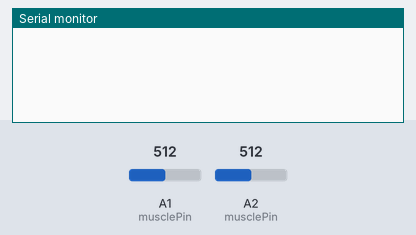
Simulated run of this sketch. Board: Arduino Leonardo, built with avr-gcc and run on an emulated ATmega32U4. Shown: the last lines printed to the serial monitor. The inputs (shaded band) are chosen by the test bench; at power-on: A1 (musclePin) = 512, A2 (musclePin) = 512. USB keyboard and mouse output is not drawn.

Above: at 1.2 s.
1.3 s: A1 (musclePin) set to 1010
At 2.0 s:
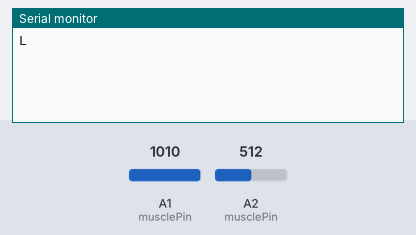
3.0 s: A2 (musclePin) set to 1010
At 4.5 s:
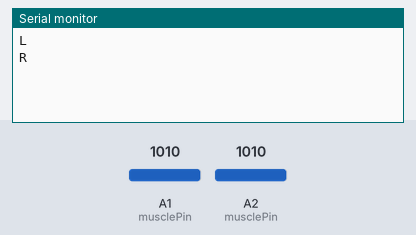

The sketch:

FinalPjtv3.ino
```cpp
#include <Keyboard.h>

#define BAUD_RATE 115200

#define FLX_STATE_DETECT          0
#define FLX_STATE_CHECK           1
#define FLX_STATE_PRESS_LEFT_KEY  2
#define FLX_STATE_PRESS_DOWN_KEY  3
#define EXT_STATE_DETECT          0
#define EXT_STATE_CHECK           1
#define EXT_STATE_PRESS_RIGHT_KEY 2
#define EXT_STATE_PRESS_UP_KEY    3

#define FLX                     A1
#define EXT                     A2
#define FLX_THRESHOLD           700 // 1.75 V
#define EXT_THRESHOLD           700 // 1.75 V
#define shortPulseThreshold     180  // Adjust these thresholds based on your timing requirements
#define longPulseThreshold      400

#define BUFFER_SIZE 64
#define GAIN        7

int circular_bufferFlx[BUFFER_SIZE];
int circular_bufferExt[BUFFER_SIZE];
int data_indexFlx, sumFlx;
int data_indexExt, sumExt;

uint8_t flx_state = FLX_STATE_DETECT;
uint8_t ext_state = EXT_STATE_DETECT;

uint16_t flx_elapsed_time = 0;
uint16_t ext_elapsed_time = 0;

int musclePin[2] = {   // define Arduino input locations (A2 and A1 are the inputs for the EMG shield)
  FLX,
  EXT
};
char printBuff[10];    // allocate space for reading voltages

typedef struct {
  int16_t buffer[8];
  //Only sized to store 12-bit inputs
  int32_t sum;
  uint8_t position;
  uint8_t isFilled;
}moving_average8_t;

moving_average8_t vFlexorAvg = {0};
moving_average8_t vExtensorAvg = {0};

int16_t flexor = 0;
int16_t extensor = 0;
int16_t flx_raw_adc = 0;
int16_t ext_raw_adc = 0;
int16_t flx_filtered_signal = 0;
int16_t ext_filtered_signal = 0;
int16_t flx_envelop = 0;
int16_t ext_envelop = 0;

int16_t MovingAvg8(moving_average8_t *avg_data, int16_t latestData);

int flx_pulse_count = 0;
int ext_pulse_count = 0;

void setup() {
  Serial.begin(BAUD_RATE);
  Keyboard.begin();
  delay(10);
}

void loop() {
  long startTime = micros();  // Start timer
  // Gets the raw ADC values and center it to 0V.
  flx_raw_adc = analogRead(A1);
  ext_raw_adc = analogRead(A2);
  // Filtering EMG signal
  flx_filtered_signal = EMG_FilterFlx(flx_raw_adc);
  ext_filtered_signal = EMG_FilterExt(ext_raw_adc);
  // Find the envelop from each signal.
  flx_envelop = EMG_Get_EnvelopFlx(abs(flx_filtered_signal));
  ext_envelop = EMG_Get_EnvelopExt(abs(ext_filtered_signal));
  // Additional filtering using moving average.
  flexor = MovingAvg8(&vFlexorAvg, (flx_envelop*GAIN));
  extensor = MovingAvg8(&vExtensorAvg, (ext_envelop*GAIN));
  // TODO: Following print lines are only for debug
  // Serial.print(flx_raw_adc);
  // Serial.print(",");
  // Serial.print(flx_filtered_signal);
  // Serial.print(",");
  // Serial.print(flx_envelop);
  // Serial.print(",");
  // Serial.println(flexor);
  // Serial.print(",");
  // Serial.print(ext_filtered_signal);
  // Serial.print(",");
  // Serial.print(ext_envelop);
  // Serial.print(",");
  // Serial.println(extensor);

  switch(flx_state)
  {
    case FLX_STATE_DETECT:
      if ((flexor > FLX_THRESHOLD) && (flx_elapsed_time > shortPulseThreshold))
      {
        flx_state = FLX_STATE_CHECK;
        flx_elapsed_time = 0;
      }
      break;
    case FLX_STATE_CHECK:
      if (flx_elapsed_time > shortPulseThreshold)
      {
        if ((flexor < FLX_THRESHOLD/2)
        && (flx_elapsed_time < (shortPulseThreshold + shortPulseThreshold/2)))
        {
          flx_state = FLX_STATE_PRESS_LEFT_KEY;
        }
        else if ((flexor >FLX_THRESHOLD/2)
        && (flx_elapsed_time > (shortPulseThreshold + shortPulseThreshold/2)))
        {
          flx_state = FLX_STATE_PRESS_DOWN_KEY;
        }
        else if (flx_elapsed_time > (longPulseThreshold + shortPulseThreshold))
        {
          // Serial.println("N");
          flx_elapsed_time = 0;
          flx_state = FLX_STATE_DETECT;
        }
      }
      break;
    case FLX_STATE_PRESS_LEFT_KEY:
      Keyboard.write(KEY_LEFT_ARROW);
      Serial.println("L");
      // Serial.println(flx_elapsed_time);
      flx_elapsed_time = 0;
      flx_state = FLX_STATE_DETECT;
      break;
    case FLX_STATE_PRESS_DOWN_KEY:
      Keyboard.write(KEY_DOWN_ARROW);
      Serial.println("D");
      // Serial.println(flx_elapsed_time);
      flx_elapsed_time = 0;
      flx_state = FLX_STATE_DETECT;
      break;
  }

  switch(ext_state)
  {
    case EXT_STATE_DETECT:
      if ((extensor > EXT_THRESHOLD) && (ext_elapsed_time > shortPulseThreshold))
      {
        ext_state = EXT_STATE_CHECK;
        ext_elapsed_time = 0;
      }
      break;
    case EXT_STATE_CHECK:
      if (ext_elapsed_time > shortPulseThreshold)
      {
        if ((extensor < EXT_THRESHOLD/2)
        && (ext_elapsed_time < shortPulseThreshold + shortPulseThreshold/2))
        {
          ext_state = EXT_STATE_PRESS_RIGHT_KEY;
        }
        else if ((extensor > EXT_THRESHOLD/2)
        && (ext_elapsed_time > shortPulseThreshold + shortPulseThreshold/2))
        {
          ext_state = EXT_STATE_PRESS_UP_KEY;
        }
        else if (ext_elapsed_time > (longPulseThreshold + shortPulseThreshold))
        {
          // Serial.println("N");
          ext_elapsed_time = 0;
          ext_state = EXT_STATE_DETECT;
        }
      }
      break;
    case EXT_STATE_PRESS_RIGHT_KEY:
      Keyboard.write(KEY_RIGHT_ARROW);
      Serial.println("R");
      ext_elapsed_time = 0;
      ext_state = EXT_STATE_DETECT;
      break;
    case EXT_STATE_PRESS_UP_KEY:
      Keyboard.write(KEY_UP_ARROW);
      Serial.println("U");
      ext_elapsed_time = 0;
      ext_state = EXT_STATE_DETECT;
      break;
  }

  Keyboard.releaseAll();

  flx_elapsed_time++;
  ext_elapsed_time++;

  long stopTime = micros() - startTime; // Determine how long it took to process
  if (stopTime < 1000) {  // Force a maximum sampling rate of 1 kHz
    delayMicroseconds(1000 - stopTime);
  }
}

/***
* @brief  MovingAvg8
* @details        Moving average of 8 12-bit data points
* @pre
* @post
* @param avg_data    moving_average8_t data structure
* @param latestData  12-bit data input
* @return  int16_t    Final averaged value
*/
int16_t MovingAvg8(moving_average8_t *avg_data, int16_t latestData)
{
  //Subtract the oldest number from the prev sum, add the new number   
  avg_data->sum = (avg_data->sum - avg_data->buffer[avg_data->position]) + latestData;
  //Assign the latest data to the oldest position in the array   
  avg_data->buffer[avg_data->position] = latestData;
  //Increment position pointer   
  avg_data->position++;
  if (avg_data->position >= 8)
  //Always 8, this function is only for 8   
  {
    avg_data->position = 0;
    avg_data->isFilled = true;
  }
  //return the average, and don't consider unfilled spots in the math   
  return abs(avg_data->isFilled ? (avg_data->sum >> 3) : (avg_data->sum / avg_data->position));
  //Shift >> 3 for 8, 2 for 4
}

/***
* @brief  EMG Envelope Detection
* @details        Extracts the enveloped amplitude of an electromyography (EMG) signal.
* @pre         Circular buffer and variables (circular_buffer, sum, data_index, BUFFER_SIZE)
* @post        Circular buffer and variables are updated.
* @param abs_emg   Absolute value of the EMG signal.
* @return      Enveloped value, representing the slowly varying amplitude of the EMG signal.
*               The result is the average of recent absolute EMG values in a circular buffer,
*               scaled by 2 to provide a smoothed representation of the signal's amplitude,
*               filtering out rapid fluctuations.
*/
inline int EMG_Get_Envelop(int abs_emg, int *data_index, int *sum, int *circular_buffer) {
    *sum -= circular_buffer[*data_index];
    *sum += abs_emg;
    circular_buffer[*data_index] = abs_emg;
    *data_index = (*data_index + 1) % BUFFER_SIZE;
    return (*sum/BUFFER_SIZE) * 2;
}

inline int EMG_Get_EnvelopFlx(int abs_emg) {
    return EMG_Get_Envelop(abs_emg, &data_indexFlx, &sumFlx, circular_bufferFlx);
}

inline int EMG_Get_EnvelopExt(int abs_emg) {
    return EMG_Get_Envelop(abs_emg, &data_indexExt, &sumExt, circular_bufferExt);
}

/**** @brief  EMG Filtering
* @details        Applies a cascaded second-order Infinite Impulse Response (IIR) filter
*               to electromyography (EMG) signals for noise reduction and signal smoothing.
* @pre         Filter section state variables (z1, z2) are initialized.
* @post        Filter section state variables are updated for future calls.
* @param input   Input raw EMG signal value.
* @return      Filtered EMG signal value after passing through cascaded second-order IIR filters.
*               The filters are designed to suppress noise and enhance relevant signal components.
*               The specific filter characteristics are defined in four sections, each with its
*               own state variables, determining the filter's behavior.
*/

float EMG_FilterFlx(float input)
{
  float output = input;
  {
    static float z1, z2; // filter section state
    float x = output - 0.03685183*z1 - 0.05446245*z2;
    output = 0.09398085*x + 0.18796170*z1 + 0.09398085*z2;
    z2 = z1;
    z1 = x;
  }
  {
    static float z1, z2; // filter section state
    float x = output - 0.21112944*z1 - 0.49731521*z2;
    output = 1.00000000*x + 2.00000000*z1 + 1.00000000*z2;
    z2 = z1;
    z1 = x;
  }
  {
    static float z1, z2; // filter section state
    float x = output - -1.69935958*z1 - 0.72648459*z2;
    output = 1.00000000*x + -2.00000000*z1 + 1.00000000*z2;
    z2 = z1;
    z1 = x;
  }
  {
    static float z1, z2; // filter section state
    float x = output - -1.87363719*z1 - 0.89774590*z2;
    output = 1.00000000*x + -2.00000000*z1 + 1.00000000*z2;
    z2 = z1;
    z1 = x;
  }
  return output;
}

float EMG_FilterExt(float input)
{
  float output = input;
  {
    static float z1, z2; // filter section state
    float x = output - 0.03685183*z1 - 0.05446245*z2;
    output = 0.09398085*x + 0.18796170*z1 + 0.09398085*z2;
    z2 = z1;
    z1 = x;
  }
  {
    static float z1, z2; // filter section state
    float x = output - 0.21112944*z1 - 0.49731521*z2;
    output = 1.00000000*x + 2.00000000*z1 + 1.00000000*z2;
    z2 = z1;
    z1 = x;
  }
  {
    static float z1, z2; // filter section state
    float x = output - -1.69935958*z1 - 0.72648459*z2;
    output = 1.00000000*x + -2.00000000*z1 + 1.00000000*z2;
    z2 = z1;
    z1 = x;
  }
  {
    static float z1, z2; // filter section state
    float x = output - -1.87363719*z1 - 0.89774590*z2;
    output = 1.00000000*x + -2.00000000*z1 + 1.00000000*z2;
    z2 = z1;
    z1 = x;
  }
  return output;
}
```

Measured:
- after the input at 1.3 s, the serial monitor: prints a new line after 0.22 s (image 1)
- after the input at 3.0 s, the serial monitor: prints a new line after 0.22 s (image 2)
